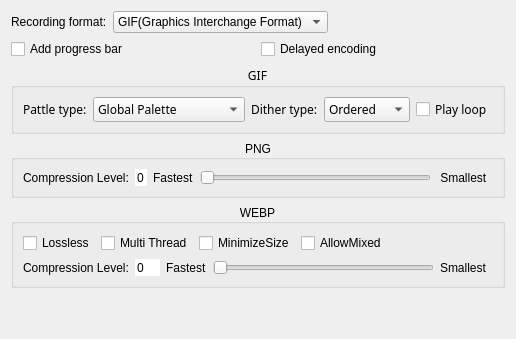
       <widget class="QWidget" name="Encoding">
        <attribute name="title">
         <string>Encoding</string>
        </attribute>
        <layout class="QVBoxLayout" name="verticalLayout">
         <item>
          <layout class="QGridLayout" name="gridLayout">
           <item row="4" column="0" colspan="2">
            <widget class="QGroupBox" name="groupBox_4">
             <property name="title">
              <string>WEBP</string>
             </property>
             <property name="alignment">
              <set>Qt::AlignCenter</set>
             </property>
             <property name="flat">
              <bool>true</bool>
             </property>
             <property name="checkable">
              <bool>false</bool>
             </property>
             <property name="checked">
              <bool>false</bool>
             </property>
             <layout class="QGridLayout" name="gridLayout_6">
              <item row="0" column="0">
               <widget class="QCheckBox" name="OptWebpLossless">
                <property name="text">
                 <string>Lossless</string>
                </property>
               </widget>
              </item>
              <item row="0" column="1">
               <widget class="QCheckBox" name="OptWebpMultiThread">
                <property name="text">
                 <string>Multi Thread</string>
                </property>
               </widget>
              </item>
              <item row="0" column="2">
               <widget class="QCheckBox" name="OptWebpMinimizeSize">
                <property name="text">
                 <string>MinimizeSize</string>
                </property>
               </widget>
              </item>
              <item row="2" column="0" colspan="6">
               <layout class="QHBoxLayout" name="horizontalLayout_5">
                <item>
                 <widget class="QLabel" name="lblCompression">
                  <property name="text">
                   <string>Compression Level:</string>
                  </property>
                 </widget>
                </item>
                <item>
                 <widget class="QSpinBox" name="OptWebpQuality_2">
                  <property name="frame">
                   <bool>false</bool>
                  </property>
                  <property name="readOnly">
                   <bool>true</bool>
                  </property>
                  <property name="buttonSymbols">
                   <enum>QAbstractSpinBox::NoButtons</enum>
                  </property>
                  <property name="maximum">
                   <number>100</number>
                  </property>
                 </widget>
                </item>
                <item>
                 <widget class="QLabel" name="lblFastest">
                  <property name="text">
                   <string>Fastest</string>
                  </property>
                 </widget>
                </item>
                <item>
                 <widget class="QSlider" name="OptWebpQuality">
                  <property name="minimum">
                   <number>0</number>
                  </property>
                  <property name="maximum">
                   <number>100</number>
                  </property>
                  <property name="pageStep">
                   <number>5</number>
                  </property>
                  <property name="value">
                   <number>0</number>
                  </property>
                  <property name="orientation">
                   <enum>Qt::Horizontal</enum>
                  </property>
                  <property name="invertedAppearance">
                   <bool>false</bool>
                  </property>
                  <property name="invertedControls">
                   <bool>false</bool>
                  </property>
                  <property name="tickPosition">
                   <enum>QSlider::NoTicks</enum>
                  </property>
                  <property name="tickInterval">
                   <number>1</number>
                  </property>
                 </widget>
                </item>
                <item>
                 <widget class="QLabel" name="lblSmallest">
                  <property name="text">
                   <string>Smallest  </string>
                  </property>
                 </widget>
                </item>
               </layout>
              </item>
              <item row="0" column="3" colspan="2">
               <widget class="QCheckBox" name="OptWebpAllowMixed">
                <property name="text">
                 <string>AllowMixed</string>
                </property>
               </widget>
              </item>
             </layout>
            </widget>
           </item>
           <item row="5" column="0" colspan="2">
            <spacer name="verticalSpacer">
             <property name="orientation">
              <enum>Qt::Vertical</enum>
             </property>
             <property name="sizeHint" stdset="0">
              <size>
               <width>20</width>
               <height>40</height>
              </size>
             </property>
            </spacer>
           </item>
           <item row="0" column="0" colspan="2">
            <layout class="QHBoxLayout" name="horizontalLayout_9">
             <item>
              <widget class="QLabel" name="label">
               <property name="text">
                <string>Recording format:</string>
               </property>
              </widget>
             </item>
             <item>
              <widget class="QComboBox" name="OptRecordFormat">
               <item>
                <property name="text">
                 <string>GIF(Graphics Interchange Format)</string>
                </property>
               </item>
               <item>
                <property name="text">
                 <string>PNG(Portable Network Graphics)</string>
                </property>
               </item>
               <item>
                <property name="text">
                 <string>WebP</string>
                </property>
               </item>
              </widget>
             </item>
             <item>
              <spacer name="horizontalSpacer_3">
               <property name="orientation">
                <enum>Qt::Horizontal</enum>
               </property>
               <property name="sizeHint" stdset="0">
                <size>
                 <width>40</width>
                 <height>20</height>
                </size>
               </property>
              </spacer>
             </item>
            </layout>
           </item>
           <item row="2" column="0" colspan="2">
            <widget class="QGroupBox" name="groupBox_2">
             <property name="font">
              <font>
               <family>微软雅黑</family>
               <kerning>true</kerning>
              </font>
             </property>
             <property name="title">
              <string>GIF</string>
             </property>
             <property name="alignment">
              <set>Qt::AlignCenter</set>
             </property>
             <property name="flat">
              <bool>true</bool>
             </property>
             <property name="checkable">
              <bool>false</bool>
             </property>
             <property name="checked">
              <bool>false</bool>
             </property>
             <layout class="QGridLayout" name="gridLayout_5">
              <item row="0" column="2">
               <widget class="QLabel" name="label_5">
                <property name="text">
                 <string>Dither type:</string>
                </property>
               </widget>
              </item>
              <item row="0" column="1">
               <widget class="QComboBox" name="OptGifPattleType">
                <item>
                 <property name="text">
                  <string>Global Palette</string>
                 </property>
                </item>
                <item>
                 <property name="text">
                  <string>Independence Palette</string>
                 </property>
                </item>
               </widget>
              </item>
              <item row="0" column="0">
               <widget class="QLabel" name="label_4">
                <property name="text">
                 <string>Pattle type:</string>
                </property>
               </widget>
              </item>
              <item row="0" column="4">
               <widget class="QCheckBox" name="OptGifPlayLoop">
                <property name="text">
                 <string>Play loop</string>
                </property>
               </widget>
              </item>
              <item row="0" column="3">
               <widget class="QComboBox" name="OptGifDitherType">
                <item>
                 <property name="text">
                  <string>Ordered</string>
                 </property>
                </item>
                <item>
                 <property name="text">
                  <string>Threshold</string>
                 </property>
                </item>
                <item>
                 <property name="text">
                  <string>Diffuse</string>
                 </property>
                </item>
               </widget>
              </item>
             </layout>
            </widget>
           </item>
           <item row="3" column="0" colspan="2">
            <widget class="QGroupBox" name="groupBox_3">
             <property name="title">
              <string>PNG</string>
             </property>
             <property name="alignment">
              <set>Qt::AlignCenter</set>
             </property>
             <property name="flat">
              <bool>true</bool>
             </property>
             <property name="checkable">
              <bool>false</bool>
             </property>
             <property name="checked">
              <bool>false</bool>
             </property>
             <layout class="QGridLayout" name="gridLayout_4">
              <item row="0" column="0" colspan="2">
               <layout class="QHBoxLayout" name="horizontalLayout_2">
                <item>
                 <widget class="QLabel" name="label_8">
                  <property name="text">
                   <string>Compression Level:</string>
                  </property>
                 </widget>
                </item>
                <item>
                 <widget class="QSpinBox" name="OptAPngCompressLevel_2">
                  <property name="frame">
                   <bool>false</bool>
                  </property>
                  <property name="readOnly">
                   <bool>true</bool>
                  </property>
                  <property name="buttonSymbols">
                   <enum>QAbstractSpinBox::NoButtons</enum>
                  </property>
                  <property name="minimum">
                   <number>0</number>
                  </property>
                  <property name="maximum">
                   <number>9</number>
                  </property>
                 </widget>
                </item>
                <item>
                 <widget class="QLabel" name="label_9">
                  <property name="text">
                   <string>Fastest</string>
                  </property>
                 </widget>
                </item>
                <item>
                 <widget class="QSlider" name="OptAPngCompressLevel">
                  <property name="minimum">
                   <number>0</number>
                  </property>
                  <property name="maximum">
                   <number>9</number>
                  </property>
                  <property name="pageStep">
                   <number>3</number>
                  </property>
                  <property name="value">
                   <number>0</number>
                  </property>
                  <property name="orientation">
                   <enum>Qt::Horizontal</enum>
                  </property>
                  <property name="invertedAppearance">
                   <bool>false</bool>
                  </property>
                  <property name="invertedControls">
                   <bool>false</bool>
                  </property>
                  <property name="tickPosition">
                   <enum>QSlider::NoTicks</enum>
                  </property>
                  <property name="tickInterval">
                   <number>1</number>
                  </property>
                 </widget>
                </item>
                <item>
                 <widget class="QLabel" name="label_10">
                  <property name="text">
                   <string> Smallest  </string>
                  </property>
                 </widget>
                </item>
               </layout>
              </item>
             </layout>
            </widget>
           </item>
           <item row="1" column="0">
            <widget class="QCheckBox" name="OptAddProgressBar">
             <property name="text">
              <string>Add progress bar</string>
             </property>
            </widget>
           </item>
           <item row="1" column="1">
            <widget class="QCheckBox" name="OptEncoderLater">
             <property name="text">
              <string>Delayed encoding</string>
             </property>
            </widget>
           </item>
          </layout>
         </item>
        </layout>
       </widget>
